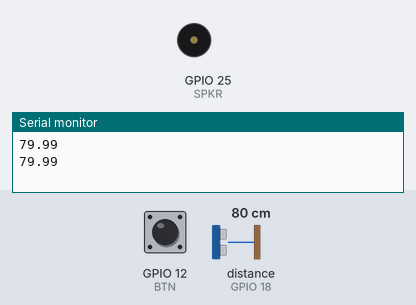
The sketch below on a simulated ESP32. Parts: buzzer (waves = sounding), the last lines printed to the serial monitor. Wiring (inferred from the names in the program): ultrasonic range finder: trigger GPIO 5; echo GPIO 18. The test bench sets the inputs (shaded band); at power-on: distance to the obstacle (sensor on GPIO 18) 80 cm, GPIO 12 (BTN) HIGH. The echo pulse lasts 58.3 µs per cm.

Above: at 1.8 s.
1.9 s: distance to the obstacle (sensor on GPIO 18) set to 12 cm
3.4 s: distance to the obstacle (sensor on GPIO 18) set to 9 cm
At 4.7 s:
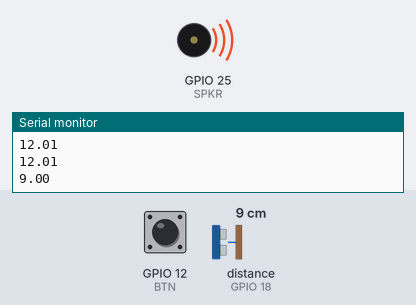
10.4 s: distance to the obstacle (sensor on GPIO 18) set to 18 cm
At 12.4 s:
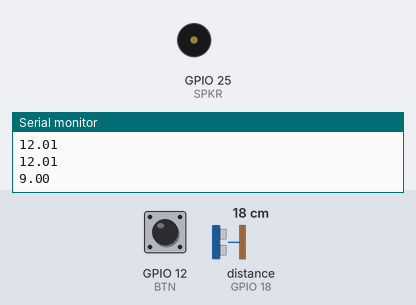
Timing chart, 0 to 13.9 s (numbered marks = the images above; inputs shaded):
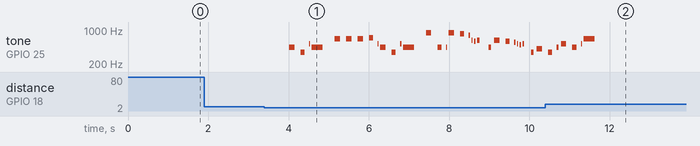

Measured:
- the behaviour switches between 11 and 10 cm on distance to the obstacle (sensor on GPIO 18) (found by bisection; images 0 and 1)
- after the input at 3.4 s, tone on GPIO 25 (SPKR): plays 440 Hz for 0.14 s, 349 Hz for 0.10 s, 523 Hz for 0.03 s, 440 Hz for 0.27 s, 659 Hz for 0.14 s, 659 Hz for 0.14 s … (31 notes in this stretch), starting after 0.61 s
- after the input at 10.4 s, tone on GPIO 25 (SPKR): goes on until 11.6 s, then stays silent

The sketch:

speaker_alarm.ino
```cpp
#include <Tone32.h>
#include <ezButton.h>
#include "pitches.h"

// speaker pins
#define SPKR 25
#define SPKR_CH 0
#define REST 0

// ultrasonic pins
#define trigPin 5
#define echoPin 18

// button pin
#define BTN 12
ezButton button(BTN);

float duration, distance;
bool armed = false;

unsigned long debounceDelay = 2000;
unsigned long lastDebounceTime = 0;

void IRAM_ATTR isr() {  // the function to be called when interrupt is triggered
  if (armed == false){
    armed = true;
  }
  else {
    armed = false;
  }
  Serial.println("Pressed!");
  Serial.println(armed);
}

void setup() {
  pinMode(trigPin, OUTPUT);
  pinMode(echoPin, INPUT);

  // configure button to activate when pressed
  button.setDebounceTime(debounceDelay);
  attachInterrupt(BTN, isr, RISING);
  Serial.begin(115200);
}

// melodies for greeting + alarm
int melody[] = {
  NOTE_A4,4, NOTE_F4,-8, NOTE_C5,16, NOTE_A4,2,//4
  NOTE_E5,4, NOTE_E5,4, NOTE_E5,4, NOTE_F5,-8, NOTE_C5,16,
  NOTE_A4,4, NOTE_F4,-8, NOTE_C5,16, NOTE_A4,2,

  NOTE_A5,4, NOTE_A4,-8, NOTE_A4,16, NOTE_A5,4, NOTE_GS5,-8, NOTE_G5,16, //7
  NOTE_DS5,16, NOTE_D5,16, NOTE_DS5,8, REST,8, NOTE_A4,8, NOTE_DS5,4, NOTE_D5,-8, NOTE_CS5,16,

  NOTE_C5,16, NOTE_B4,16, NOTE_C5,16, REST,8, NOTE_F4,8, NOTE_GS4,4, NOTE_F4,-8, NOTE_A4,-16,//9
  NOTE_C5,4, NOTE_A4,-8, NOTE_C5,16, NOTE_E5,2,
};

int melody_2[] = {
  NOTE_C4,4, NOTE_C4,8,
  NOTE_D4,-4, NOTE_C4,-4, NOTE_F4,-4,
  NOTE_E4,-2, NOTE_C4,4, NOTE_C4,8,
  NOTE_D4,-4, NOTE_C4,-4, NOTE_G4,-4,
  NOTE_F4,-2, NOTE_C4,4, NOTE_C4,8,
};

void Greeting() {
  int divider = 0, noteDuration = 0;
  int tempo = 400;
  int notes = sizeof(melody) / sizeof(melody[0]) / 2;
  int wholenote = (60000 * 4) / tempo;

  for (int thisNote = 0; thisNote < notes * 2; thisNote = thisNote + 2) {
    divider = melody[thisNote + 1];  // calculates the duration of each note
    if (divider > 0) {
      noteDuration = (wholenote) / divider;  // regular note, just proceed
    }
    else if (divider < 0) {
      noteDuration = (wholenote) / abs(divider);  // dotted notes are represented with negative durations!!
      noteDuration *= 1.5; // increases the duration in half for dotted notes
    }
    tone(SPKR, melody[thisNote], noteDuration * 0.9, SPKR_CH);  // we only play the note for 90% of the duration, leaving 10% as a pause
    delay(noteDuration);  // Wait for the specief duration before playing the next note.
    noTone(SPKR, SPKR_CH);  // stop the waveform generation before the next note.
  }
}

void Alarm(){
  int divider = 0, noteDuration = 0;
  int tempo = 300;
  int notes = sizeof(melody_2) / sizeof(melody_2[0]) / 2;
  int wholenote = (60000 * 4) / tempo;

  for (int thisNote = 0; thisNote < notes * 2; thisNote = thisNote + 2) {
    divider = melody_2[thisNote + 1];  // calculates the duration of each note
    if (divider > 0) {
      noteDuration = (wholenote) / divider;  // regular note, just proceed
    }
    else if (divider < 0) {
      noteDuration = (wholenote) / abs(divider);  // dotted notes are represented with negative durations!!
      noteDuration *= 1.5; // increases the duration in half for dotted notes
    }
    tone(SPKR, melody_2[thisNote], noteDuration * 0.9, SPKR_CH);  // we only play the note for 90% of the duration, leaving 10% as a pause
    delay(noteDuration);  // Wait for the specief duration before playing the next note.
    noTone(SPKR, SPKR_CH);  // stop the waveform generation before the next note.
  }
}

void loop() {
  button.loop();

  digitalWrite(trigPin, LOW);
  delayMicroseconds(2);
  digitalWrite(trigPin, HIGH);
  delayMicroseconds(10);
  digitalWrite(trigPin, LOW);

  duration = pulseIn(echoPin, HIGH);
  distance = (duration*.0343)/2;
  Serial.println(distance);

  if (distance < 10) {
    if (armed == true){
      Alarm();
    }
    else {
      Greeting();
    }
  }
  if (button.isPressed()) {
    attachInterrupt(BTN, isr, RISING);
  }

  delay(1000);
}
```
